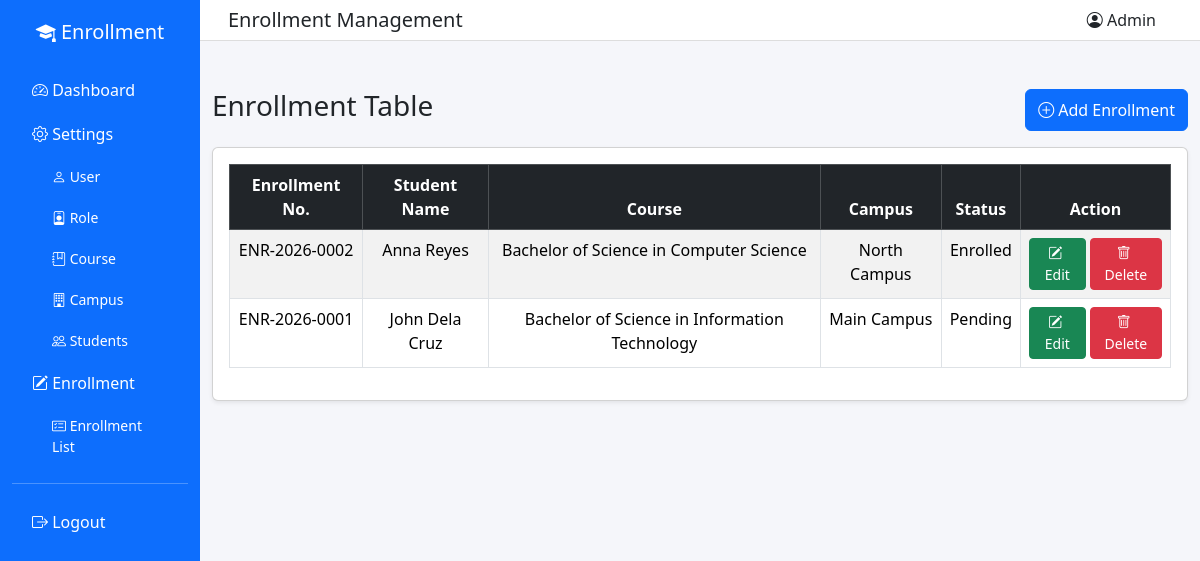
The page /frontend/enrollment.php (signed in) on the database its author committed.
### tables this page shows
CREATE TABLE `enrollment` (
  `enrollmentID` int(11) NOT NULL AUTO_INCREMENT,
  `enrollmentNo` varchar(50) NOT NULL,
  `studentName` varchar(120) NOT NULL,
  `courseName` varchar(120) NOT NULL,
  `campusName` varchar(120) NOT NULL,
  `status` varchar(30) NOT NULL,
  `dateCreated` timestamp NOT NULL DEFAULT current_timestamp(),
  `dateDeleted` date DEFAULT NULL,
  PRIMARY KEY (`enrollmentID`),
  UNIQUE KEY `uq_enrollment_enrollmentNo` (`enrollmentNo`)
);

### frontend/enrollment.php (the view, shortened to what this page needs)
<?php
require_once '../backend/database.php';
?>
<!DOCTYPE html>
<html lang="en">
<head>
<link href="https://cdn.jsdelivr.net/npm/bootstrap@5.3.2/dist/css/bootstrap.min.css" rel="stylesheet">
<link rel="stylesheet" href="https://cdn.jsdelivr.net/npm/bootstrap-icons@1.11.1/font/bootstrap-icons.css">
</head>
<body>
<div class="container-fluid">
<div class="row">
<?php include "nav.php"; ?>
<div class="col-md-10 p-0">
<nav class="navbar navbar-expand-lg topbar px-3">
<div class="container-fluid">
<h5 class="mb-0">Enrollment Management</h5>
<div class="ms-auto"><span class="me-3"><i class="bi bi-person-circle"></i> Admin</span></div>
</div>
</nav>
<div class="container mt-5">
<div class="d-flex justify-content-between mb-3">
<h3>Enrollment Table</h3>
<button class="btn btn-primary" data-bs-toggle="modal" data-bs-target="#addEnrollmentModal"><i class="bi bi-plus-circle me-1"></i>Add Enrollment</button>
</div>
<div class="card shadow-sm">
<div class="card-body">
<table class="table table-bordered table-striped text-center">
<thead class="table-dark">
<tr>
<th>Enrollment No.</th>
<th>Student Name</th>
<th>Course</th>
<th>Campus</th>
<th>Status</th>
<th width="150">Action</th>
</tr>
</thead>
<tbody>
<?php
$result = mysqli_query($conn, "SELECT * FROM enrollment WHERE dateDeleted IS NULL ORDER BY enrollmentID DESC");
while ($row = mysqli_fetch_assoc($result)) {
    echo "<tr>";
    echo "<td>" . $row['enrollmentNo'] . "</td>";
    echo "<td>" . $row['studentName'] . "</td>";
    echo "<td>" . $row['courseName'] . "</td>";
    echo "<td>" . $row['campusName'] . "</td>";
    echo "<td>" . $row['status'] . "</td>";
    echo '<td>
        <div class="d-inline-flex gap-1">
            <button class="btn btn-sm btn-success" data-bs-toggle="modal" data-bs-target="#editEnrollmentModal' . $row['enrollmentID'] . '"><i class="bi bi-pencil-square me-1"></i>Edit</button>
            <button class="btn btn-sm btn-danger" data-bs-toggle="modal" data-bs-target="#deleteEnrollmentModal' . $row['enrollmentID'] . '"><i class="bi bi-trash me-1"></i>Delete</button>
        </div>
    </td>';
    echo "</tr>";
}
?>
</tbody>
</table>
</div>
</div>
</div>
</div>
</div>
</div>
</body>
</html>

### frontend/nav.php
<div class="col-md-2 sidebar">
<h5 class="text-center mb-4">
<i class="bi bi-mortarboard-fill"></i> Enrollment
</h5>
<a href="dashboard.php"><i class="bi bi-speedometer2"></i> Dashboard</a>
<a href="settings.php"><i class="bi bi-gear"></i> Settings</a>
<div class="submenu">
<a href="user.php"><i class="bi bi-person"></i> User</a>
<a href="role.php"><i class="bi bi-person-badge"></i> Role</a>
<a href="course.php"><i class="bi bi-journal-bookmark"></i> Course</a>
<a href="campus.php"><i class="bi bi-building"></i> Campus</a>
<a href="students.php"><i class="bi bi-people"></i> Students</a>
</div>
<a href="enrollment.php"><i class="bi bi-pencil-square"></i> Enrollment</a>
<div class="submenu">
<a href="enrollment.php"><i class="bi bi-card-checklist"></i> Enrollment List</a>
</div>
<hr>
<a href="#" onclick="event.preventDefault(); Swal.fire({
    title: 'Are you sure?',
    text: 'You will be logged out.',
    icon: 'warning',
    showCancelButton: true,
    confirmButtonText: 'Yes, logout',
    cancelButtonText: 'Cancel'
}).then((result) => {
    if (result.isConfirmed) {
        window.location.href='logout.php';
    }
});">
<i class="bi bi-box-arrow-right"></i> Logout
</a>
</div>

### frontend/enrollment.php (style rules this page uses)
body { background:#f5f6fa; }
.sidebar { height:100vh;background:#0d6efd;color:white;padding-top:20px; }
.sidebar a { color:white;text-decoration:none;display:block;padding:10px 20px; }
.sidebar .submenu { padding-left:20px;font-size:14px; }
.topbar { background:white;border-bottom:1px solid #ddd; }

### rows shown on the page
enrollment: enrollmentNo "ENR-2026-0002", studentName "Anna Reyes", courseName "Bachelor of Science in Computer Science", campusName "North Campus", status "Enrolled"
enrollment: enrollmentNo "ENR-2026-0001", studentName "John Dela Cruz", courseName "Bachelor of Science in Information Technology", campusName "Main Campus", status "Pending"
